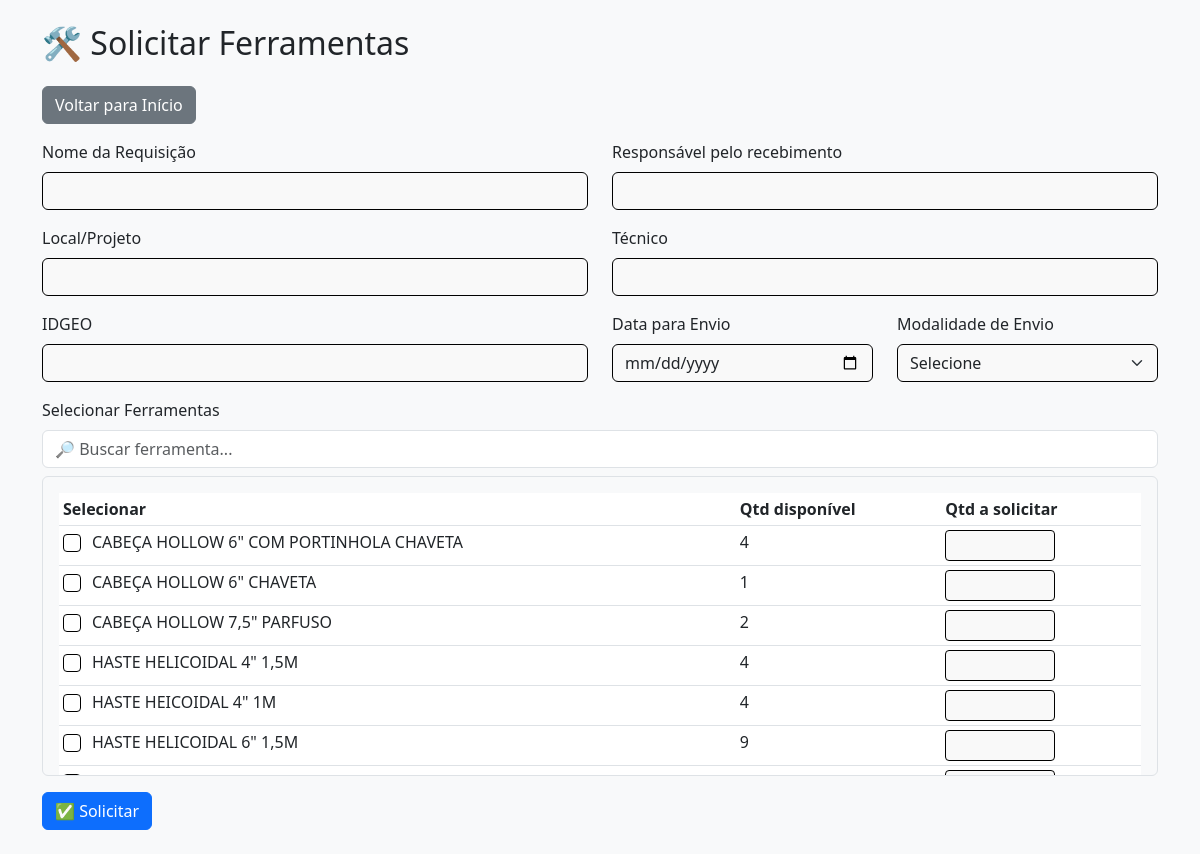
The page /solicitar on the database its author committed.
### tables this page shows
CREATE TABLE ferramentas (
    id INTEGER PRIMARY KEY AUTOINCREMENT,
    nome TEXT NOT NULL,
    status TEXT NOT NULL,
    local TEXT NOT NULL,
    tecnico TEXT,
    quantidade INTEGER NOT NULL,
    idgeo TEXT
);

### app.py (the view, shortened to what this page needs)
@app.route('/solicitar', methods=['GET', 'POST'])
def solicitar_ferramentas():
    conn = get_db_connection()
    ferramentas = conn.execute(
        'SELECT nome, quantidade FROM ferramentas WHERE status = "estoque" AND quantidade > 0'
    ).fetchall()
    conn.close()
    return render_template('solicitar.html', ferramentas=ferramentas)

### app.py (called while the page is built)
def get_db_connection():
    conn = sqlite3.connect('ferramentas.db')
    conn.row_factory = sqlite3.Row
    return conn

### templates/solicitar.html (shortened to what this page needs)
<!DOCTYPE html>
<html lang="pt-br">
<head>
    <link href="https://cdn.jsdelivr.net/npm/bootstrap@5.3.0/dist/css/bootstrap.min.css" rel="stylesheet">
</head>
<body class="bg-light p-4">
<div class="container">
    <h2 class="mb-4">🛠️ Solicitar Ferramentas</h2>
    <a href="/" class="btn btn-secondary mb-3">Voltar para Início</a>
    <form method="POST" action="/confirmar_solicitacao">
        <div class="row">
            <div class="col-md-6 mb-3">
                <label for="nome_requisicao" class="form-label">Nome da Requisição</label>
                <input type="text" class="form-control" id="nome_requisicao" name="nome_requisicao" required style="border: 1px solid #000; background-color: #f9f9f9;" value="{{ nome_requisicao }}">
            </div>
            <div class="col-md-6 mb-3">
                <label for="responsavel" class="form-label">Responsável pelo recebimento</label>
                <input type="text" class="form-control" id="responsavel" name="responsavel" required style="border: 1px solid #000; background-color: #f9f9f9;" value="{{ responsavel }}">
            </div>
            <div class="col-md-6 mb-3">
                <label for="local" class="form-label">Local/Projeto</label>
                <input type="text" class="form-control" id="local" name="local" required style="border: 1px solid #000; background-color: #f9f9f9;" value="{{ local }}">
            </div>
            <div class="col-md-6 mb-3">
                <label for="tecnico" class="form-label">Técnico</label>
                <input type="text" class="form-control" id="tecnico" name="tecnico" required style="border: 1px solid #000; background-color: #f9f9f9;" value="{{ tecnico }}">
            </div>
            <div class="col-md-6 mb-3">
                <label for="idgeo" class="form-label">IDGEO</label>
                <input type="text" class="form-control" id="idgeo" name="idgeo" required style="border: 1px solid #000; background-color: #f9f9f9;" value="{{ idgeo }}">
            </div>
            <div class="col-md-3 mb-3">
                <label for="data_envio" class="form-label">Data para Envio</label>
                <input type="date" class="form-control" id="data_envio" name="data_envio" required style="border: 1px solid #000; background-color: #f9f9f9;" value="{{ data_envio }}">
            </div>
            <div class="col-md-3 mb-3">
                <label for="modalidade_envio" class="form-label">Modalidade de Envio</label>
               <select class="form-select" id="modalidade_envio" name="modalidade_envio" required style="border: 1px solid #000; background-color: #f9f9f9;">
                <option value="" disabled {% if not modalidade_envio %}selected{% endif %}>Selecione</option>
            </select>
            </div>
        </div>
        <div class="mb-3">
            <label class="form-label">Selecionar Ferramentas</label>
            <input type="text" class="form-control mb-2" id="filtroFerramentas" placeholder="🔎 Buscar ferramenta...">
            <div class="table-responsive border rounded p-3" style="max-height: 300px; overflow-y: auto;">
                <table class="table table-sm" id="tabelaFerramentas">
                    <thead>
                        <tr>
                            <th>Selecionar</th>
                            <th>Qtd disponível</th>
                            <th>Qtd a solicitar</th>
                        </tr>
                    </thead>
                    <tbody>
                        {% for f in ferramentas %}
                        <tr>
                            <td>
                                <div class="form-check">
                                    <input class="form-check-input"
                                           type="checkbox"
                                           name="ferramentas[]"
                                           id="check{{ loop.index }}"
                                           value="{{ f['nome'] }}"
                                           {% if f['selecionada'] %}checked{% endif %}>
                                    <label class="form-check-label" for="check{{ loop.index }}">
                                        {{ f['nome'] }}
                                    </label>
                                </div>
                            </td>
                            <td>{{ f['quantidade'] }}</td>
                            <td>
                                <input type="number"
                                       class="form-control form-control-sm fw-bold text-center"
                                       name="quantidade_{{ f['nome'] }}"
                                       min="1"
                                       max="{{ f['quantidade'] }}"
                                       value="{{ f['qtd_solicitada'] }}"
                                       style="width: 110px; border: 1px solid #000; background-color: #f9f9f9;">
                            </td>
                        </tr>
                        {% endfor %}
                    </tbody>
                </table>
            </div>
        </div>
        <button type="submit" class="btn btn-primary">✅ Solicitar</button>
    </form>
</div>
</body>
</html>

### templates/solicitar.html (style rules this page uses)
.form-check-input { width: 18px; height: 18px; border: 1px solid #000; cursor: pointer; }
.form-check-label { margin-left: 5px; font-weight: 500; cursor: pointer; }

### rows shown on the page
ferramentas: nome "CABEÇA HOLLOW 6\" COM PORTINHOLA CHAVETA", quantidade "4"
ferramentas: nome "CABEÇA HOLLOW 6\" CHAVETA", quantidade "1"
ferramentas: nome "CABEÇA HOLLOW 7,5\" PARFUSO", quantidade "2"
ferramentas: nome "HASTE HELICOIDAL 4\" 1,5M", quantidade "4"
ferramentas: nome "HASTE HEICOIDAL 4\" 1M", quantidade "4"
ferramentas: nome "HASTE HELICOIDAL 6\" 1,5M", quantidade "9"
